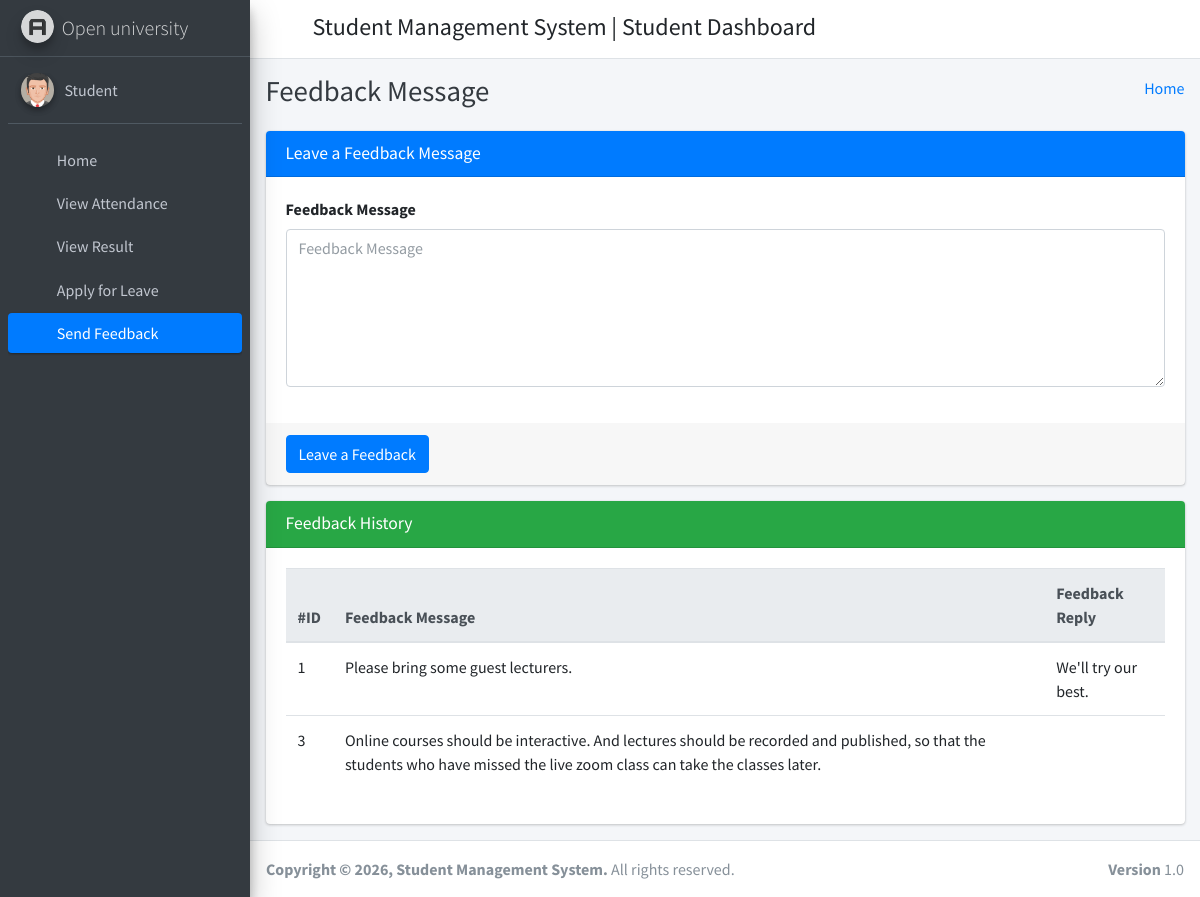
Page /student_feedback/ (signed in) on the committed database.
### student_management_app/models.py (models this page shows)
class CustomUser(AbstractUser):
    user_type_data = ((1, "HOD"), (2, "Staff"), (3, "Student"))
    user_type = models.CharField(default=1, choices=user_type_data, max_length=10)

class FeedBackStudent(models.Model):
    id = models.AutoField(primary_key=True)
    student_id = models.ForeignKey(Students, on_delete=models.CASCADE)
    feedback = models.TextField()
    feedback_reply = models.TextField()
    created_at = models.DateTimeField(auto_now_add=True)
    updated_at = models.DateTimeField(auto_now=True)
    objects = models.Manager()

### student_management_app/StudentViews.py (the view)
# urls.py: path('student_feedback/', StudentViews.student_feedback, name="student_feedback"),
def student_feedback(request):
    student_obj = Students.objects.get(admin=request.user.id)
    feedback_data = FeedBackStudent.objects.filter(student_id=student_obj)
    context = {
        "feedback_data": feedback_data
    }
    return render(request, 'student_template/student_feedback.html', context)

### student_management_app/templates/student_template/student_feedback.html (shortened to what this page needs)
{% extends 'student_template/base_template.html' %}
{% block page_title %}
    Feedback Message
{% endblock page_title %}
{% block main_content %}
{% load static %}
<section class="content">
        <div class="container-fluid">
            <div class="row">
                <div class="col-md-12">
                    <div class="card card-primary">
                    <div class="card-header">
                        <h3 class="card-title">Leave a Feedback Message</h3>
                    </div>
                    <form method="POST" action="{% url 'student_feedback_save' %}">
                        <div class="card-body">
                            <div class="form-group">
                                <label>Feedback Message </label>
                                <textarea name="feedback_message" class="form-control" rows="6" placeholder="Feedback Message"></textarea>
                            </div>
                        </div>
                        <div class="card-footer">
                        <button type="submit" class="btn btn-primary">Leave a Feedback</button>
                        </div>
                    </form>
                    </div>
                </div>
            </div>
            <div class="row">
                <div class="col-md-12">
                    <div class="card card-success">
                        <div class="card-header">
                            <h3 class="card-title">Feedback History</h3>
                        </div>
                        <div class="card-body">
                           <div class="table-responsive">
                                <table class="table">
                                    <thead class="thead-light">
                                    <tr>
                                        <th>#ID</th>
                                        <th>Feedback Message</th>
                                        <th>Feedback Reply</th>
                                    </tr>
                                    </thead>
                                    {% for row in feedback_data %}
                                    <tr>
                                        <td>{{ row.id }}</td>
                                        <td>{{ row.feedback }}</td>
                                        <td>{{ row.feedback_reply }}</td>
                                    </tr>
                                    {% endfor %}
                                </table>
                            </div>
                        </div>
                    </div>
                </div>
            </div>
        </div>
      </section>
  {% endblock main_content %}

### student_management_app/templates/student_template/sidebar_template.html (shortened to what this page needs)
{% load static %}
<aside class="main-sidebar sidebar-dark-primary elevation-4">
      <a href="{% url 'student_home' %}" class="brand-link">
        <img src="{% static 'dist/img/AdminLTELogo.png' %}" alt="AdminLTE Logo" class="brand-image img-circle elevation-3"
            style="opacity: .8">
        <span class="brand-text font-weight-light">Open university</span>
      </a>
      <div class="sidebar">
        <div class="user-panel mt-3 pb-3 mb-3 d-flex">
          <div class="image">
            <img src="{% static 'dist/img/user2-160x160.jpg' %}" class="img-circle elevation-2" alt="User Image">
          </div>
          <div class="info">
            <a href="{% url 'student_profile' %}" class="d-block">{{ user.first_name }} {{ user.last_name }}</a>
          </div>
        </div>
        <nav class="mt-2">
          <ul class="nav nav-pills nav-sidebar flex-column" data-widget="treeview" role="menu" data-accordion="false">
            <li class="nav-item">
              {% url 'student_home' as student_home %}
              <a href="{{ student_home }}" class="nav-link {% if request.path == student_home %} active {% endif %}">
                <i class="nav-icon fas fa-tachometer-alt"></i>
                <p>
                  Home
                </p>
              </a>
            </li>
            <li class="nav-item">
              {% url 'student_view_attendance' as student_view_attendance %}
              <a href="{{ student_view_attendance }}" class="nav-link {% if request.path == student_view_attendance %} active {% endif %}">
                <i class="nav-icon fas fa-calendar-alt"></i>
                <p>
                  View Attendance
                </p>
              </a>
            </li>
            <li class="nav-item">
              {% url 'student_view_result' as student_view_result %}
              <a href="{{ student_view_result }}" class="nav-link {% if request.path == student_view_result %} active {% endif %}">
                <i class="nav-icon fas fa-tasks"></i>
                <p>
                  View Result
                </p>
              </a>
            </li>
            <li class="nav-item">
              {% url 'student_apply_leave' as student_apply_leave %}
              <a href="{{ student_apply_leave }}" class="nav-link {% if request.path == student_apply_leave %} active {% endif %}">
                <i class="nav-icon fas fa-envelope-open-text"></i>
                <p>
                  Apply for Leave
                </p>
              </a>
            </li>
            <li class="nav-item">
              {% url 'student_feedback' as student_feedback %}
              <a href="{{ student_feedback }}" class="nav-link {% if request.path == student_feedback %} active {% endif %}">
                <i class="nav-icon fas fa-comments"></i>
                <p>
                  Send Feedback
                </p>
              </a>
            </li>
          </ul>
        </nav>
      </div>
    </aside>

### rows in the picture
CustomUser: first_name "Student"
FeedBackStudent: id "1", feedback "Please bring some guest lecturers.", feedback_reply "We'll try our best."
FeedBackStudent: id "3", feedback "Online courses should be interactive. And lectures should be recorded and published, so that the students who have missed the live zoom class can take the classes later."
